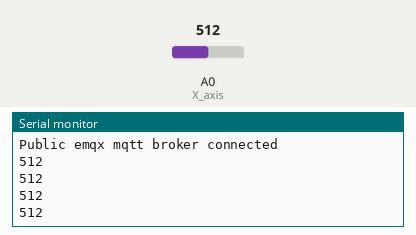
Simulated run of this sketch. Board: ESP8266 (NodeMCU). Shown: the last lines printed to the serial monitor. The inputs (shaded band) are chosen by the test bench; at power-on: A0 (X_axis) = 512. WiFi joins after 1.5 s; servers stay silent unless stated; no MQTT or app messages arrive unless stated.

Above: at 2.7 s.
2.8 s: A0 (X_axis) set to 716
At 2.99 s:
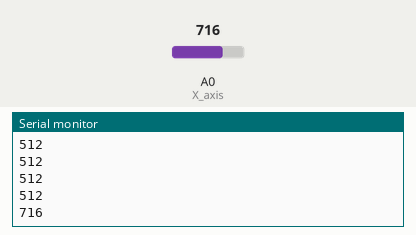
4.3 s: A0 (X_axis) set to 900
At 4.5 s:
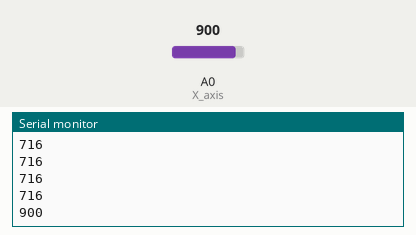
Timing chart, 0 to 7.3 s (numbered marks = the images above; inputs shaded):
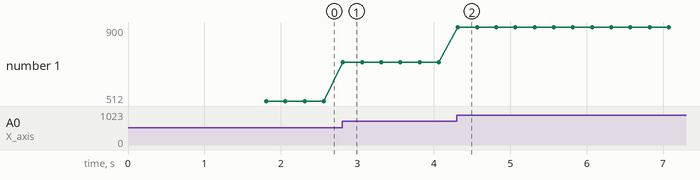

Measured:
- after the input at 2.8 s, the serial monitor: prints a new line at once (image 1)
- after the input at 4.3 s, the serial monitor: prints a new line at once (image 2)
- plotted number 1: 512 → 716 after the input at 2.8 s, 716 → 900 after the input at 4.3 s

The sketch:

mqtt_esp8266_x_axis.ino
```cpp
#include <ESP8266WiFi.h>
#include <PubSubClient.h>
//
////LEDs
//#define LED0  D0
//#define LED1  D1
//#define LED2  D2
//#define LED3  D3
//#define LED4  D4
//#define LED5  D5

//Joystick PS2
#define X_axis A0

// WiFi
const char *ssid = "MakerSpace"; // Enter your WiFi name
const char *password = "4%G9ZbYw2~6fazN";  // Enter WiFi password


// MQTT Broker
const char *mqtt_broker = "broker.emqx.io";
const char *topic = "esp8266/x_axis";
const char *dist_topic = "esp8266/dist";
const char *mqtt_username = "emqx";
const char *mqtt_password = "public";
const int mqtt_port = 1883;
int count;
WiFiClient espClient;
PubSubClient client(espClient);

void setup() {
  // Set up joystick
  pinMode(X_axis, INPUT);


  count = 0;
 // Set software serial baud to 115200;
 Serial.begin(115200);
 // connecting to a WiFi network
 WiFi.begin(ssid, password);
 while (WiFi.status() != WL_CONNECTED) {
     delay(500);
     Serial.println("Connecting to WiFi..");
 }
 Serial.println("Connected to the WiFi network");
 //connecting to a mqtt broker
 client.setServer(mqtt_broker, mqtt_port);
 //client.setCallback(callback);
 while (!client.connected()) {
     String client_id = "esp8266-client-";
     client_id += String(WiFi.macAddress());

     Serial.printf("The client %s connects to the public mqtt broker\n", client_id.c_str());
     if (client.connect(client_id.c_str(), mqtt_username, mqtt_password)) {
         Serial.println("Public emqx mqtt broker connected");
     } else {
         Serial.print("failed with state ");
         Serial.print(client.state());
         delay(2000);
     }
 }
 // publish and subscribe
// client.publish(topic, "hello emqx");
  //client.subscribe(dist_topic);
}

//void callback(char *topic, byte *payload, unsigned int length) {
// Serial.print("Message arrived in topic: ");
// Serial.println(topic);
// Serial.print("Message:");
//
//
//  payload[length] = '\0'; // Add a NULL to the end of the char* to make it a string.
//  int aNumber = atoi((char *)payload);
// Serial.print(aNumber);
//
//  if(aNumber <= 30){
//    digitalWrite(LED0, HIGH);
//    digitalWrite(LED1, HIGH);
//    digitalWrite(LED2, HIGH);
//    digitalWrite(LED3, HIGH);
//    digitalWrite(LED4, HIGH);
//    digitalWrite(LED5, HIGH);
//  }
//  else if(aNumber > 400){
//    digitalWrite(LED0, LOW);
//    digitalWrite(LED1, LOW);
//    digitalWrite(LED2, LOW);
//    digitalWrite(LED3, LOW);
//    digitalWrite(LED4, LOW);
//    digitalWrite(LED5, LOW);
//  }
//  else if(aNumber > 30 && aNumber < 100){
//    digitalWrite(LED0, HIGH);
//    digitalWrite(LED1, HIGH);
//    digitalWrite(LED2, HIGH);
//    digitalWrite(LED3, HIGH);
//    digitalWrite(LED4, LOW);
//    digitalWrite(LED5, LOW);
//  }
//  else{
//    digitalWrite(LED0, HIGH);
//    digitalWrite(LED1, HIGH);
//    digitalWrite(LED2, LOW);
//    digitalWrite(LED3, LOW);
//    digitalWrite(LED4, LOW);
//    digitalWrite(LED5, LOW);
//  }
//
//}

void loop() {
 client.loop();

 delay(250);
 int x_val = analogRead(X_axis);
 Serial.println(String(x_val).c_str());
// char msg[101] = {char(x_val)};
// Serial.println(msg);
 client.publish(topic, String(x_val).c_str());
 count++;
}
```
